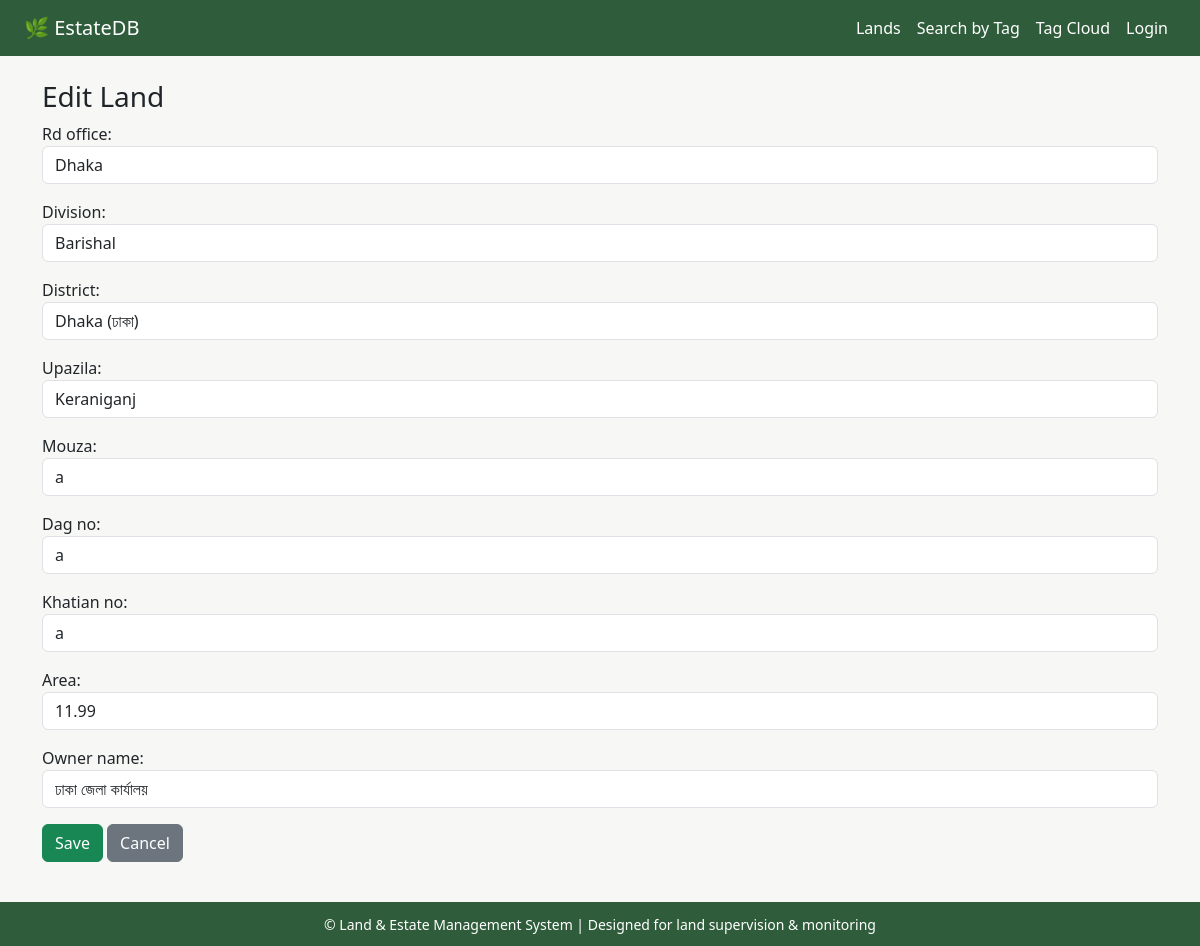
Screenshot of /lands/edit/1/ with the database file from the repository.
### lands/models.py (models this page shows, shortened)
class Land(models.Model):
    rd_office = models.CharField(max_length=100)
    division = models.CharField(max_length=100)
    district = models.CharField(max_length=100)
    upazila = models.CharField(max_length=100)
    mouza = models.CharField(max_length=100, blank=True, null=True)
    dag_no = models.CharField(max_length=50, blank=True, null=True)
    khatian_no = models.CharField(max_length=50, blank=True, null=True)
    area = models.DecimalField(max_digits=10, decimal_places=2, help_text="Area in acres")
    owner_name = models.CharField(max_length=150)
    created_at = models.DateTimeField(auto_now_add=True)
    updated_at = models.DateTimeField(auto_now=True)

### lands/views.py (the view)
# urls.py: path('edit/<int:pk>/', views.land_update, name='land_update'),
def land_update(request, pk):
    land = get_object_or_404(Land, pk=pk)
    if request.method == "POST":
        form = LandForm(request.POST, instance=land)
        if form.is_valid():
            form.save()
            messages.success(request, "Land record updated successfully!")
            return redirect('lands:land_list')
    else:
        form = LandForm(instance=land)
    return render(request, 'lands/land_form.html', {
        'form': form,
        'title': 'Edit Land',
        'districts_json': DISTRICTS,
        'divisions': DIVISION_NAMES,
    })

### lands/forms.py
class LandForm(forms.ModelForm):
    district = forms.ChoiceField(
        choices=DISTRICT_CHOICES_WITH_BN,
        widget=forms.Select(attrs={'class': 'form-control'}),
        label="District"
    )
    division = forms.ChoiceField(
        choices=[(k, v) for k, v in DIVISION_NAMES.items()],
        widget=forms.Select(attrs={'class': 'form-control'}),
        label="Division"
    )
    class Meta:
        model = Land
        fields = [
            'rd_office', 'division', 'district', 'upazila', 'mouza',
            'dag_no', 'khatian_no', 'area', 'owner_name'
        ]
        widgets = {
            'rd_office': forms.TextInput(attrs={'class': 'form-control'}),
            'upazila': forms.TextInput(attrs={'class': 'form-control'}),
            'mouza': forms.TextInput(attrs={'class': 'form-control'}),
            'dag_no': forms.TextInput(attrs={'class': 'form-control'}),
            'khatian_no': forms.TextInput(attrs={'class': 'form-control'}),
            'area': forms.NumberInput(attrs={'class': 'form-control'}),
            'owner_name': forms.TextInput(attrs={'class': 'form-control'}),
        }

### lands/templates/lands/land_form.html (shortened to what this page needs)
{% extends "base.html" %}
{% block content %}
<h3>{{ title }}</h3>
<form method="post">
    {% for field in form %}
        <div class="mb-3">
            {{ field.label_tag }}
            {{ field }}
        </div>
    {% endfor %}
    <button type="submit" class="btn btn-success">Save</button>
    <a href="{% url 'lands:land_list' %}" class="btn btn-secondary">Cancel</a>
</form>
{% endblock %}

### templates/base.html (style rules this page uses)
body { background-color: #f7f8f5; }

### rows the page displays
Land: form "Dhaka" "Barishal" "Dhaka (ঢাকা)" "Keraniganj" "a" "a" "a" "11.99" "ঢাকা জেলা কার্যালয়"

### other values shown
{{ title }} "Edit Land"
{{ field.label_tag }} "Rd office:" "Division:" "District:" "Upazila:" "Mouza:" "Dag no:" "Khatian no:" "Area:" "Owner name:"
